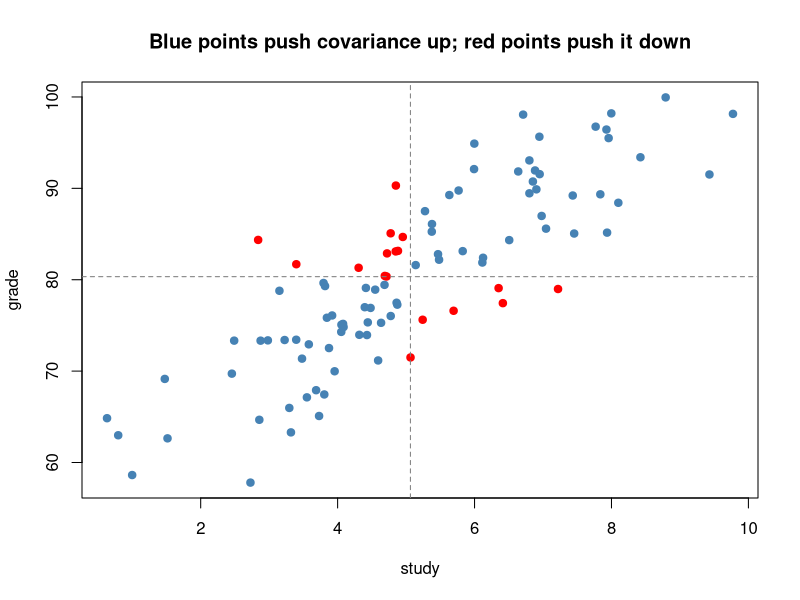
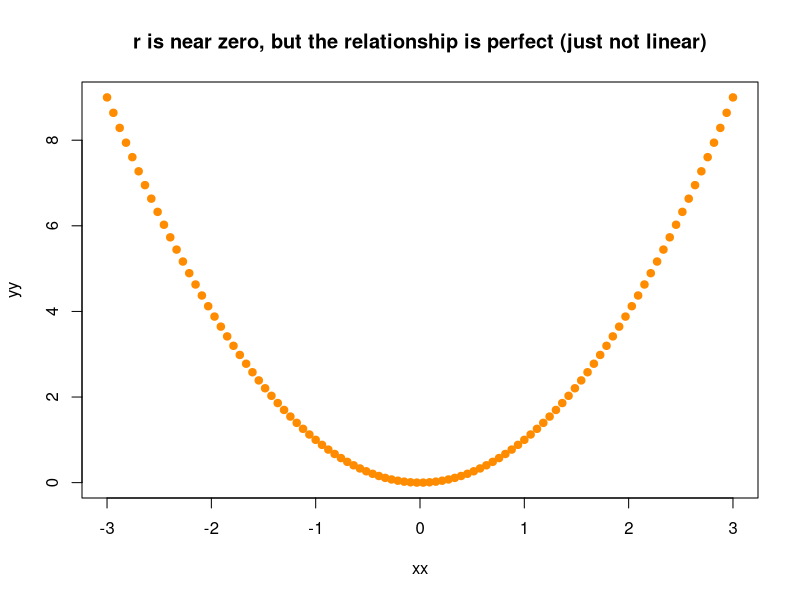
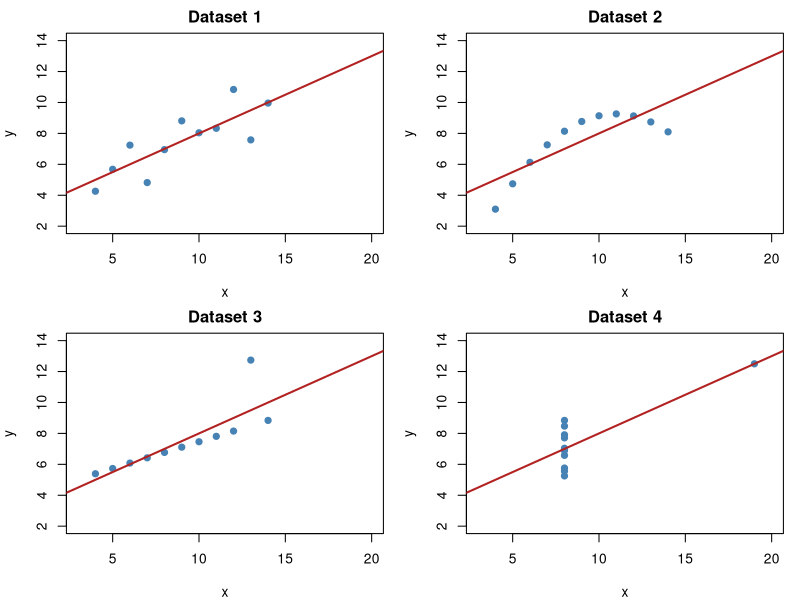
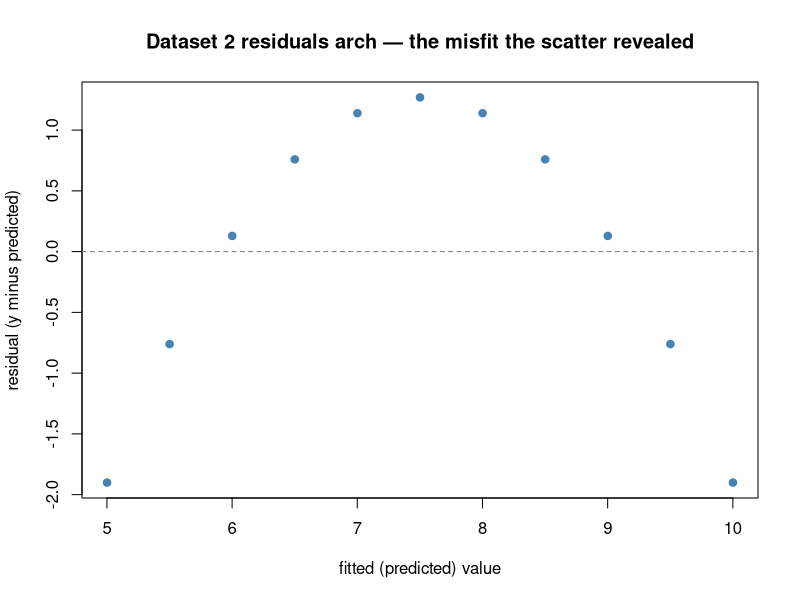

The R script that drew these images, in order:
## ---- chunk 1
set.seed(5)
study  <- rnorm(100, 5, 2)
grade  <- 60 + 4 * study + rnorm(100, 0, 5)    # grade rises with study

# by hand:
cov_hand <- sum((study - mean(study)) * (grade - mean(grade))) / (length(study) - 1)
c(by_hand = cov_hand, r_cov = cov(study, grade))   # match
## ---- chunk 2
sign_prod <- (study - mean(study)) * (grade - mean(grade))
plot(study, grade, pch = 19, col = ifelse(sign_prod > 0, "steelblue", "red"),
     main = "Blue points push covariance up; red points push it down")
abline(v = mean(study), h = mean(grade), lty = 2, col = "grey50")
## ---- chunk 3
r_hand <- cov(study, grade) / (sd(study) * sd(grade))
c(by_hand = r_hand, r_cor = cor(study, grade))     # match
## ---- chunk 4
# a perfect U-shape: strong relationship, ~zero correlation
xx <- seq(-3, 3, length.out = 100)
yy <- xx^2
c(correlation = round(cor(xx, yy), 3))    # ~0, yet Y is completely determined by X!
plot(xx, yy, pch = 19, col = "darkorange",
     main = "r is near zero, but the relationship is perfect (just not linear)")
## ---- chunk 5
a <- anscombe
sapply(1:4, function(i) round(cor(a[[paste0("x", i)]], a[[paste0("y", i)]]), 3))
## ---- chunk 6
#| fig-cap: "Anscombe's quartet: identical means, variances, correlation, and regression line — but four different stories."
#| fig-height: 6
op <- par(mfrow = c(2, 2), mar = c(4, 4, 2, 1))
for (i in 1:4) {
  x <- a[[paste0("x", i)]]; y <- a[[paste0("y", i)]]
  plot(x, y, pch = 19, col = "steelblue", xlim = c(3, 20), ylim = c(2, 14),
       main = paste("Dataset", i), xlab = "x", ylab = "y")
  abline(lm(y ~ x), col = "firebrick", lwd = 2)   # the SAME line every time
}
par(op)
## ---- chunk 7
#| fig-height: 3.4
m2 <- lm(y2 ~ x2, data = anscombe)
plot(fitted(m2), resid(m2), pch = 19, col = "steelblue",
     xlab = "fitted (predicted) value", ylab = "residual (y minus predicted)",
     main = "Dataset 2 residuals arch — the misfit the scatter revealed")
abline(h = 0, lty = 2, col = "grey50")
## ---- chunk 8
b_from_cov <- cov(study, grade) / var(study)
c(cov_over_var = b_from_cov, lm_slope = coef(lm(grade ~ study))[["study"]])
